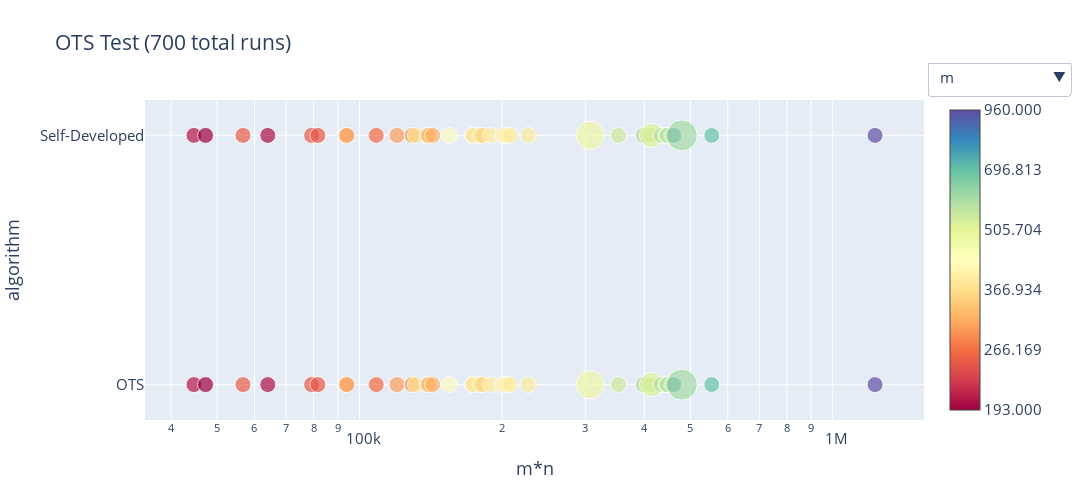

The notebook cell this image was saved under:
### Code cell
title = 'OTS Test'
x = 'm*n'
y = 'algorithm'
remove_outliers = 0
logscale = (True, False)
font_size = 15
fig_size = (1100, 500)

def type_fun(x):
    ret = x.split('_')[0]
    if ret == 'p':
        return 'pokemon'
    elif ret == 'h':
        return 'horse'
    elif ret == 'n':
        return 'normal'
    else:
        return 'mnist' 
def algorithm_fun(x):
    if x == 'g_img':
        return 'Self-Developed'
    else:
        return 'OTS'
    
filter = {'c_name': lambda x: (x == 'g_ots') | (x == 'g_img'),
          'type': lambda x: (x == 'horse'),
          'method': lambda x: (x != 'Householder')}

new_col = {'type': lambda x: x['m_name'].apply(lambda x: type_fun(x)),
           'algorithm': lambda x: x['c_name'].apply(lambda x: algorithm_fun(x)),
           'method': lambda x: x['t_name'].apply(lambda x: x.split('_')[0]),
           'error_ratio': lambda x: x['error_ratio'].apply(lambda val: 1e-16 if val < 0 else val)}

remove_col = ['pc_name', 'c_name', 'date', 'method', 't_name']

fig = plot_agg_global_df(x=x, y=y, remove_outliers=remove_outliers, dataframe_path=df_path,
                         filter=filter, new_col=new_col, remove_col=remove_col,
                         logscale=logscale, title=title, font_size = font_size, fig_size = fig_size
                   )
fig.write_html('./data/plots/' + title.replace(' ', '_').lower() + '_' + str(next(counter)) + '.html')
fig.show()
